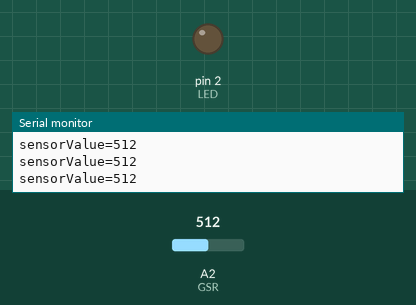
This sketch was run on a simulated Arduino Uno, built with avr-gcc and run on an emulated ATmega328P. Shown: output pins drawn as LEDs (lit = HIGH), the last lines printed to the serial monitor. The test bench sets the inputs (shaded band); at power-on: A2 (GSR) = 512.

Above: at 4.7 s.
4.8 s: A2 (GSR) set to 555
7.8 s: A2 (GSR) set to 588
At 9.2 s:
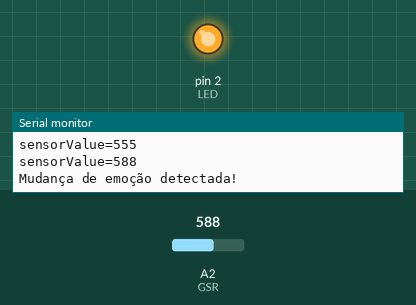
Timing chart, 0 to 15.3 s (numbered marks = the images above; inputs shaded):
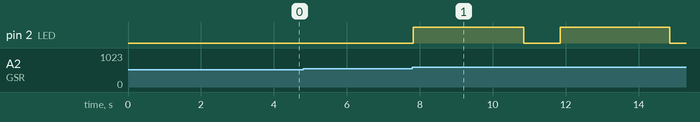

The sketch:

emt.ino
```cpp
const int LED=2;
const int GSR=A2;
int threshold=0;
int sensorValue;

void setup(){
  long sum=0;
  Serial.begin(9600);
  pinMode(LED,OUTPUT);
 digitalWrite(LED,LOW);
  delay(1000);

  for(int i=0;i<500;i++)
  {
  sensorValue=analogRead(GSR);
  sum += sensorValue;
  delay(5);
  }
  threshold = sum/500;
   Serial.print("threshold =");
   Serial.println(threshold);
  }

void loop(){
  int temp;
  sensorValue=analogRead(GSR);
  Serial.print("sensorValue=");
  Serial.println(sensorValue);
  temp = threshold - sensorValue;
  if(abs(temp)>60)
  {
    sensorValue=analogRead(GSR);
    temp = threshold - sensorValue;
    if(abs(temp)>60){
   digitalWrite(LED,HIGH);
    Serial.println("Mudança de emoção detectada!");
 delay(3000);
digitalWrite(LED,LOW);
    delay(1000);
  }
 }
}
```

Measured:
- the behaviour switches between 572 and 573 on A2 (GSR) (found by bisection; images 0 and 1)
- after the input at 7.8 s, pin 2 (LED): alternates HIGH for 3.0 s and LOW for 1.0 s, starting at once
